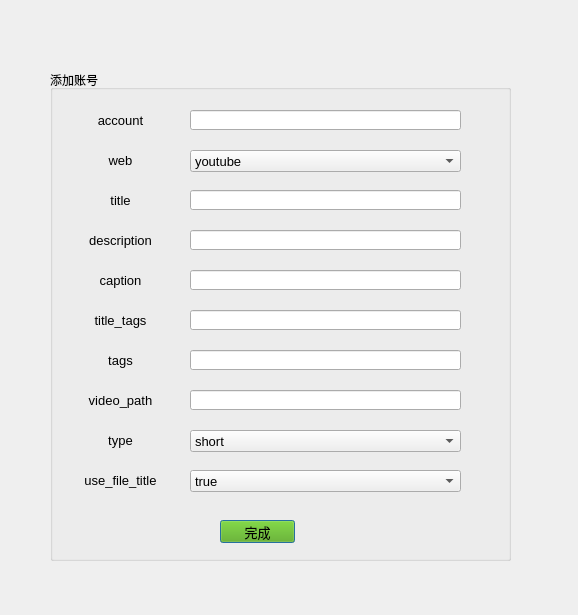
<?xml version="1.0" encoding="UTF-8"?>
<ui version="4.0">
 <class>Dialog</class>
 <widget class="QDialog" name="Dialog">
  <property name="geometry">
   <rect>
    <x>0</x>
    <y>0</y>
    <width>578</width>
    <height>615</height>
   </rect>
  </property>
  <property name="windowTitle">
   <string>Dialog</string>
  </property>
  <widget class="QGroupBox" name="groupBox">
   <property name="geometry">
    <rect>
     <x>50</x>
     <y>70</y>
     <width>461</width>
     <height>491</height>
    </rect>
   </property>
   <property name="title">
    <string>添加账号</string>
   </property>
   <widget class="QLabel" name="label_account">
    <property name="geometry">
     <rect>
      <x>20</x>
      <y>40</y>
      <width>101</width>
      <height>21</height>
     </rect>
    </property>
    <property name="font">
     <font>
      <pointsize>10</pointsize>
     </font>
    </property>
    <property name="styleSheet">
     <string notr="true"/>
    </property>
    <property name="text">
     <string>&lt;html&gt;&lt;head/&gt;&lt;body&gt;&lt;p&gt;&lt;span style=&quot; font-size:10pt;&quot;&gt;account&lt;/span&gt;&lt;/p&gt;&lt;/body&gt;&lt;/html&gt;</string>
    </property>
    <property name="alignment">
     <set>Qt::AlignCenter</set>
    </property>
   </widget>
   <widget class="QLabel" name="label_web">
    <property name="geometry">
     <rect>
      <x>20</x>
      <y>80</y>
      <width>101</width>
      <height>21</height>
     </rect>
    </property>
    <property name="font">
     <font>
      <pointsize>10</pointsize>
     </font>
    </property>
    <property name="text">
     <string>&lt;html&gt;&lt;head/&gt;&lt;body&gt;&lt;p&gt;&lt;span style=&quot; font-size:10pt;&quot;&gt;web&lt;/span&gt;&lt;/p&gt;&lt;/body&gt;&lt;/html&gt;</string>
    </property>
    <property name="alignment">
     <set>Qt::AlignCenter</set>
    </property>
   </widget>
   <widget class="QLabel" name="label_desc">
    <property name="geometry">
     <rect>
      <x>20</x>
      <y>160</y>
      <width>101</width>
      <height>21</height>
     </rect>
    </property>
    <property name="font">
     <font>
      <pointsize>10</pointsize>
     </font>
    </property>
    <property name="text">
     <string>&lt;html&gt;&lt;head/&gt;&lt;body&gt;&lt;p&gt;&lt;span style=&quot; font-size:10pt;&quot;&gt;description&lt;/span&gt;&lt;/p&gt;&lt;/body&gt;&lt;/html&gt;</string>
    </property>
    <property name="alignment">
     <set>Qt::AlignCenter</set>
    </property>
   </widget>
   <widget class="QLabel" name="label_caption">
    <property name="geometry">
     <rect>
      <x>20</x>
      <y>200</y>
      <width>101</width>
      <height>21</height>
     </rect>
    </property>
    <property name="font">
     <font>
      <pointsize>10</pointsize>
     </font>
    </property>
    <property name="text">
     <string>&lt;html&gt;&lt;head/&gt;&lt;body&gt;&lt;p&gt;&lt;span style=&quot; font-size:10pt;&quot;&gt;caption&lt;/span&gt;&lt;/p&gt;&lt;/body&gt;&lt;/html&gt;</string>
    </property>
    <property name="alignment">
     <set>Qt::AlignCenter</set>
    </property>
   </widget>
   <widget class="QLabel" name="label_title_tags">
    <property name="geometry">
     <rect>
      <x>20</x>
      <y>240</y>
      <width>101</width>
      <height>21</height>
     </rect>
    </property>
    <property name="font">
     <font>
      <pointsize>10</pointsize>
     </font>
    </property>
    <property name="text">
     <string>&lt;html&gt;&lt;head/&gt;&lt;body&gt;&lt;p&gt;&lt;span style=&quot; font-size:10pt;&quot;&gt;title_tags&lt;/span&gt;&lt;/p&gt;&lt;/body&gt;&lt;/html&gt;</string>
    </property>
    <property name="alignment">
     <set>Qt::AlignCenter</set>
    </property>
   </widget>
   <widget class="QLabel" name="label_tags">
    <property name="geometry">
     <rect>
      <x>20</x>
      <y>280</y>
      <width>101</width>
      <height>21</height>
     </rect>
    </property>
    <property name="font">
     <font>
      <pointsize>10</pointsize>
     </font>
    </property>
    <property name="text">
     <string>&lt;html&gt;&lt;head/&gt;&lt;body&gt;&lt;p&gt;&lt;span style=&quot; font-size:10pt;&quot;&gt;tags&lt;/span&gt;&lt;/p&gt;&lt;/body&gt;&lt;/html&gt;</string>
    </property>
    <property name="alignment">
     <set>Qt::AlignCenter</set>
    </property>
   </widget>
   <widget class="QLabel" name="label_title">
    <property name="geometry">
     <rect>
      <x>20</x>
      <y>120</y>
      <width>101</width>
      <height>21</height>
     </rect>
    </property>
    <property name="font">
     <font>
      <pointsize>10</pointsize>
     </font>
    </property>
    <property name="text">
     <string>&lt;html&gt;&lt;head/&gt;&lt;body&gt;&lt;p&gt;&lt;span style=&quot; font-size:10pt;&quot;&gt;title&lt;/span&gt;&lt;/p&gt;&lt;/body&gt;&lt;/html&gt;</string>
    </property>
    <property name="alignment">
     <set>Qt::AlignCenter</set>
    </property>
   </widget>
   <widget class="QLabel" name="label_type">
    <property name="geometry">
     <rect>
      <x>20</x>
      <y>360</y>
      <width>101</width>
      <height>21</height>
     </rect>
    </property>
    <property name="font">
     <font>
      <pointsize>10</pointsize>
     </font>
    </property>
    <property name="text">
     <string>&lt;html&gt;&lt;head/&gt;&lt;body&gt;&lt;p&gt;&lt;span style=&quot; font-size:10pt;&quot;&gt;type&lt;/span&gt;&lt;/p&gt;&lt;/body&gt;&lt;/html&gt;</string>
    </property>
    <property name="alignment">
     <set>Qt::AlignCenter</set>
    </property>
   </widget>
   <widget class="QLineEdit" name="account">
    <property name="geometry">
     <rect>
      <x>140</x>
      <y>40</y>
      <width>271</width>
      <height>20</height>
     </rect>
    </property>
    <property name="font">
     <font>
      <pointsize>10</pointsize>
     </font>
    </property>
   </widget>
   <widget class="QComboBox" name="web">
    <property name="geometry">
     <rect>
      <x>140</x>
      <y>80</y>
      <width>271</width>
      <height>22</height>
     </rect>
    </property>
    <property name="font">
     <font>
      <pointsize>10</pointsize>
     </font>
    </property>
    <item>
     <property name="text">
      <string>youtube</string>
     </property>
    </item>
    <item>
     <property name="text">
      <string>douyin</string>
     </property>
    </item>
   </widget>
   <widget class="QLineEdit" name="title">
    <property name="geometry">
     <rect>
      <x>140</x>
      <y>120</y>
      <width>271</width>
      <height>20</height>
     </rect>
    </property>
    <property name="font">
     <font>
      <pointsize>10</pointsize>
     </font>
    </property>
   </widget>
   <widget class="QLineEdit" name="description">
    <property name="geometry">
     <rect>
      <x>140</x>
      <y>160</y>
      <width>271</width>
      <height>20</height>
     </rect>
    </property>
    <property name="font">
     <font>
      <pointsize>10</pointsize>
     </font>
    </property>
   </widget>
   <widget class="QLineEdit" name="caption">
    <property name="geometry">
     <rect>
      <x>140</x>
      <y>200</y>
      <width>271</width>
      <height>20</height>
     </rect>
    </property>
    <property name="font">
     <font>
      <pointsize>10</pointsize>
     </font>
    </property>
   </widget>
   <widget class="QLineEdit" name="title_tags">
    <property name="geometry">
     <rect>
      <x>140</x>
      <y>240</y>
      <width>271</width>
      <height>20</height>
     </rect>
    </property>
    <property name="font">
     <font>
      <pointsize>10</pointsize>
     </font>
    </property>
   </widget>
   <widget class="QLineEdit" name="tags">
    <property name="geometry">
     <rect>
      <x>140</x>
      <y>280</y>
      <width>271</width>
      <height>20</height>
     </rect>
    </property>
    <property name="font">
     <font>
      <pointsize>10</pointsize>
     </font>
    </property>
   </widget>
   <widget class="QComboBox" name="type">
    <property name="geometry">
     <rect>
      <x>140</x>
      <y>360</y>
      <width>271</width>
      <height>22</height>
     </rect>
    </property>
    <property name="font">
     <font>
      <pointsize>10</pointsize>
     </font>
    </property>
    <item>
     <property name="text">
      <string>short</string>
     </property>
    </item>
    <item>
     <property name="text">
      <string>long</string>
     </property>
    </item>
   </widget>
   <widget class="QPushButton" name="finished_btn">
    <property name="geometry">
     <rect>
      <x>170</x>
      <y>450</y>
      <width>75</width>
      <height>23</height>
     </rect>
    </property>
    <property name="font">
     <font>
      <pointsize>10</pointsize>
     </font>
    </property>
    <property name="styleSheet">
     <string notr="true">background-color: rgb(85, 170, 0);</string>
    </property>
    <property name="text">
     <string>完成</string>
    </property>
   </widget>
   <widget class="QComboBox" name="user_file_title">
    <property name="geometry">
     <rect>
      <x>140</x>
      <y>400</y>
      <width>271</width>
      <height>22</height>
     </rect>
    </property>
    <property name="font">
     <font>
      <pointsize>10</pointsize>
     </font>
    </property>
    <item>
     <property name="text">
      <string>true</string>
     </property>
    </item>
    <item>
     <property name="text">
      <string>false</string>
     </property>
    </item>
   </widget>
   <widget class="QLabel" name="label_user_file_title">
    <property name="geometry">
     <rect>
      <x>20</x>
      <y>400</y>
      <width>101</width>
      <height>21</height>
     </rect>
    </property>
    <property name="font">
     <font>
      <pointsize>10</pointsize>
     </font>
    </property>
    <property name="text">
     <string>&lt;html&gt;&lt;head/&gt;&lt;body&gt;&lt;p&gt;&lt;span style=&quot; font-size:10pt;&quot;&gt;use_file_title&lt;/span&gt;&lt;/p&gt;&lt;/body&gt;&lt;/html&gt;</string>
    </property>
    <property name="alignment">
     <set>Qt::AlignCenter</set>
    </property>
   </widget>
   <widget class="QLineEdit" name="video_path">
    <property name="geometry">
     <rect>
      <x>140</x>
      <y>320</y>
      <width>271</width>
      <height>20</height>
     </rect>
    </property>
    <property name="font">
     <font>
      <pointsize>10</pointsize>
     </font>
    </property>
   </widget>
   <widget class="QLabel" name="label_video_path">
    <property name="geometry">
     <rect>
      <x>20</x>
      <y>320</y>
      <width>101</width>
      <height>21</height>
     </rect>
    </property>
    <property name="font">
     <font>
      <pointsize>10</pointsize>
     </font>
    </property>
    <property name="text">
     <string>&lt;html&gt;&lt;head/&gt;&lt;body&gt;&lt;p&gt;video_path&lt;/p&gt;&lt;/body&gt;&lt;/html&gt;</string>
    </property>
    <property name="alignment">
     <set>Qt::AlignCenter</set>
    </property>
   </widget>
  </widget>
 </widget>
 <resources/>
 <connections/>
</ui>
